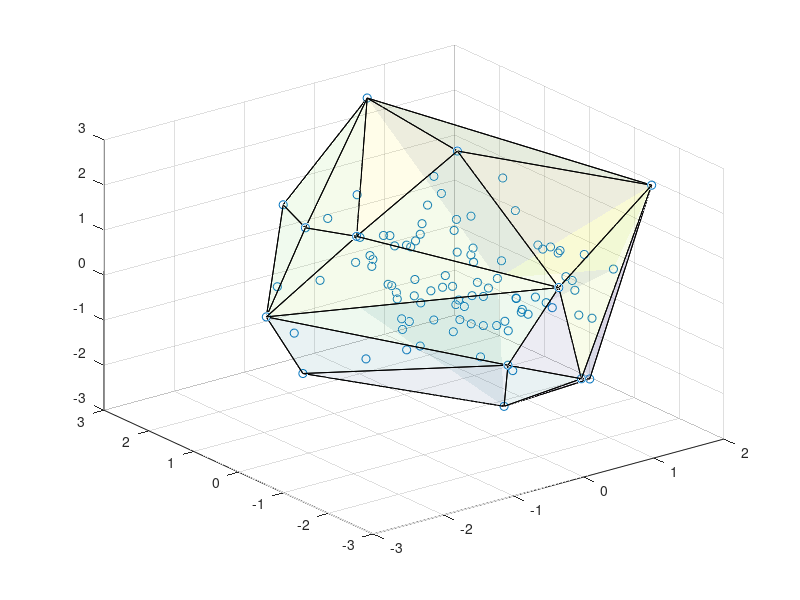

The MATLAB source for this figure: (Note: this script raises an error after producing the figure.)

d = randn(100,3);
x = d(:,1);
y = d(:,2);
z = d(:,3);
blob = d;
K = convhulln(blob);
figure
scatter3(x,y,z,'b*')
hold on
trisurf(K,blob(:,1),blob(:,2),blob(:,3),'facealpha',0.1)
hold off

%%


pointMatrix = randn(500,3);       %# A set of 20 random 3-D points

[DT,hull] = convHull98Percent(pointMatrix,0.9);

x = pointMatrix(:,1);
y = pointMatrix(:,2);
z = pointMatrix(:,3);  

mask = checkInsideHull(DT,pointMatrix);

figure
scatter3(x,y,z,20,mask,'filled')
hold on
h = convHull3DPlot(DT,hull);
hold off
colormap cool
colorbar

%%

[X,Y,Z] = meshgrid(-4:0.1:4);   %# Create a mesh of coordinates for your volume

simplexIndex = pointLocation(DT,[X(:),Y(:),Z(:)]);
mask = ~isnan(simplexIndex);
mask = reshape(mask,size(X));

figure
scatter3(X(:),Y(:),Z(:),2,mask(:) + 2)
colormap cool
colorbar